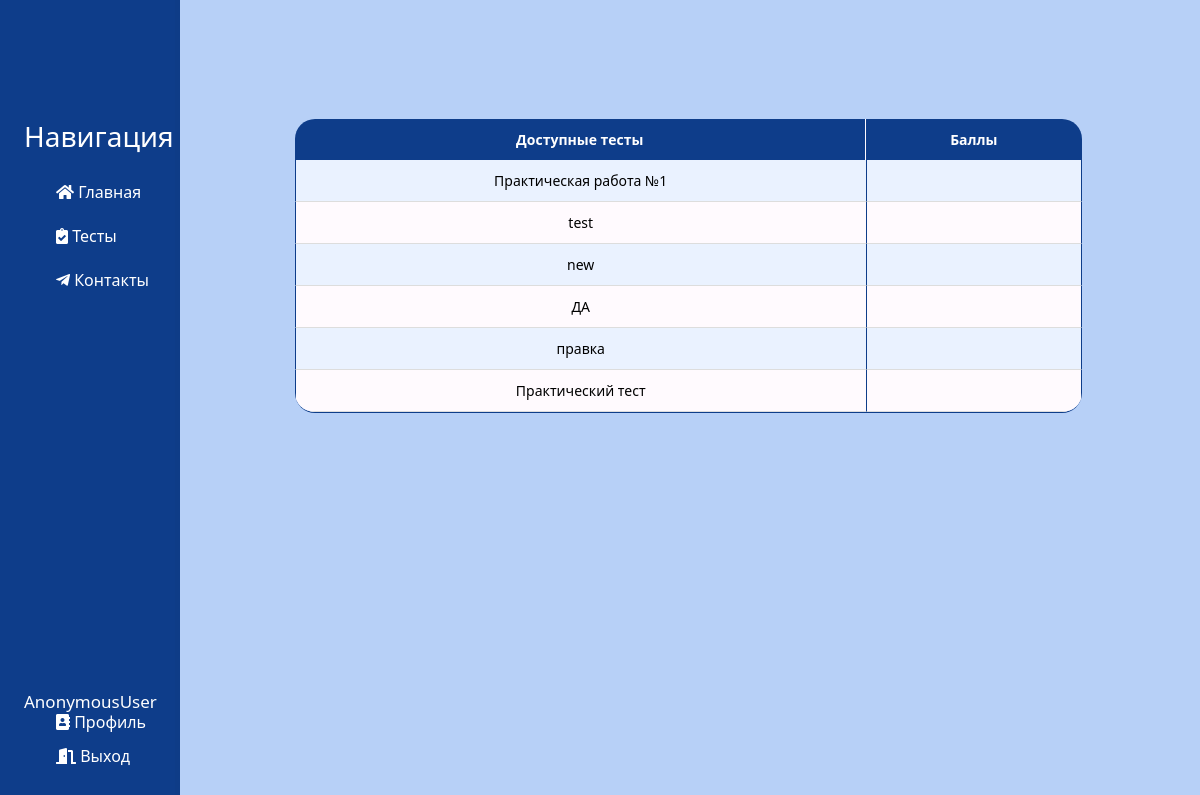
/tests/test_list/, run on an earlier commit of the app's database.
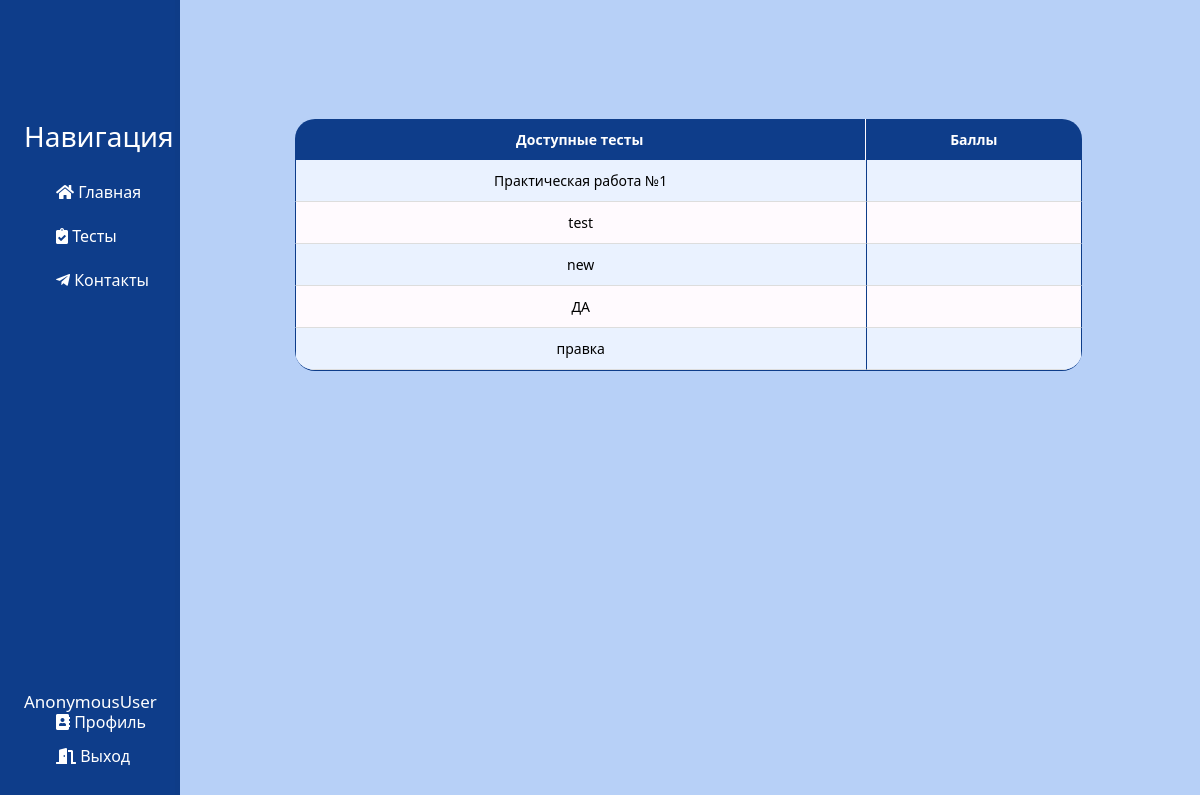
And on a later commit of the database.
### tests/models.py (models this page shows, shortened)
class TestMake(models.Model):
    test_title = models.CharField('Название теста', max_length=100)
    class Meta:
        verbose_name = 'Тест'
        verbose_name_plural = 'Тесты'

### tests/views.py (the view)
# urls.py: path('test_list/', views.test_list, name='test_list'),
def test_list(request):
    tests = TestMake.objects.all()
    return render(request, 'tests/test_list.html', {'tests': tests})

### tests/templates/tests/test_list.html (shortened to what this page needs)
{% extends 'main/layout.html' %}
{% block content %}
    <div class="features">
        <table class="table">
            <thead>
                <tr>
                    <th>Доступные тесты</th>
                    <th>Баллы</th>
                </tr>
            </thead>
            <tbody>
                {% for test in tests %}
                    <tr>
                        <td><a href="{% url 'test_detail' test.id %}">{{ test.test_title }}</a></td>
                        <td>{{ test.points }}</td>
                    </tr>
                {% endfor %}
            </tbody>
        </table>
    </div>
{% endblock %}

What changed in the data, as far as the page shows it:
removed TestMake: test_title "Практический тест"
